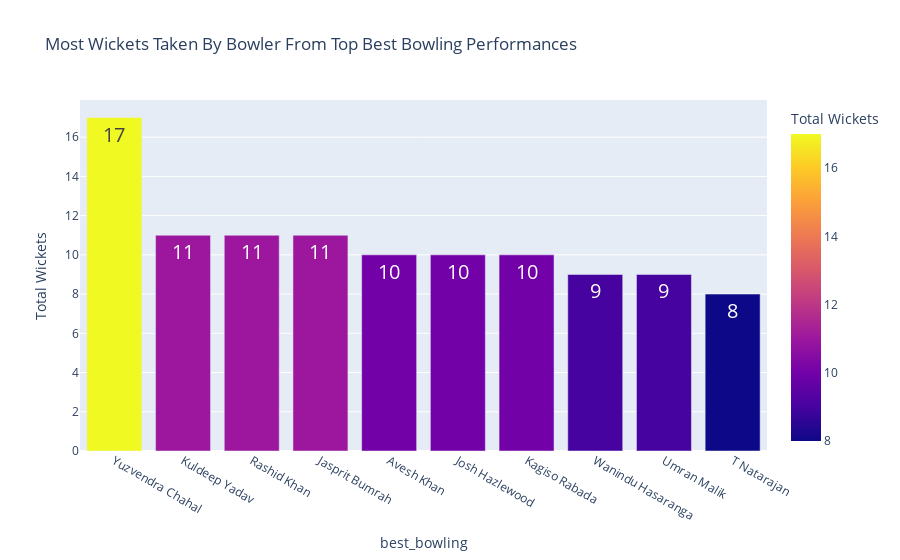

Notebook cell for this chart:
### Markdown cell above
### Visualize the top-performing bowlers in IPL 2022

### Code cell
# visualize the players with the most "Player of the Match" awards
bowler_wkts = df.groupby('best_bowling')['best_bowling_figure'].sum().sort_values(ascending=False)[:10]
#pom = df.groupby('player_of_the_match')['match_id'].count().sort_values(ascending=False)[:10]

px.bar(bowler_wkts, y ='best_bowling_figure', text='best_bowling_figure',
       title='Most Wickets Taken By Bowler From Top Best Bowling Performances', color='best_bowling_figure',
      labels={'best_bowling_figure':'Total Wickets'}).update_traces(textfont_size=20)

### Figure 1 — Plotly figure (JSON) as saved in the notebook; plotly's stock layout.template omitted (floating-point values rounded to 4 significant figures)
{"data": [{"alignmentgroup": "True", "hovertemplate": "best_bowling=%{x}<br>Total Wickets=%{marker.color}<extra></extra>", "legendgroup": "", "marker": {"color": [17, 11, 11, 11, 10, 10, 10, 9, 9, 8], "coloraxis": "coloraxis", "pattern": {"shape": ""}}, "name": "", "offsetgroup": "", "orientation": "v", "showlegend": false, "text": [17, 11, 11, 11, 10, 10, 10, 9, 9, 8], "textfont": {"size": 20}, "textposition": "auto", "type": "bar", "x": ["Yuzvendra Chahal", "Kuldeep Yadav", "Rashid Khan", "Jasprit Bumrah", "Avesh Khan", "Josh Hazlewood", "Kagiso Rabada", "Wanindu Hasaranga", "Umran Malik", "T Natarajan"], "xaxis": "x", "y": [17, 11, 11, 11, 10, 10, 10, 9, 9, 8], "yaxis": "y"}], "layout": {"autosize": true, "barmode": "relative", "coloraxis": {"colorbar": {"title": {"text": "Total Wickets"}}, "colorscale": [[0, "#0d0887"], [0.1111, "#46039f"], [0.2222, "#7201a8"], [0.3333, "#9c179e"], [0.4444, "#bd3786"], [0.5556, "#d8576b"], [0.6667, "#ed7953"], [0.7778, "#fb9f3a"], [0.8889, "#fdca26"], [1, "#f0f921"]]}, "legend": {"tracegroupgap": 0}, "title": {"text": "Most Wickets Taken By Bowler From Top Best Bowling Performances"}, "xaxis": {"anchor": "y", "autorange": true, "domain": [0, 1], "range": [-0.5, 9.5], "title": {"text": "best_bowling"}, "type": "category"}, "yaxis": {"anchor": "x", "autorange": true, "domain": [0, 1], "range": [0, 17.89], "title": {"text": "Total Wickets"}, "type": "linear"}}}
